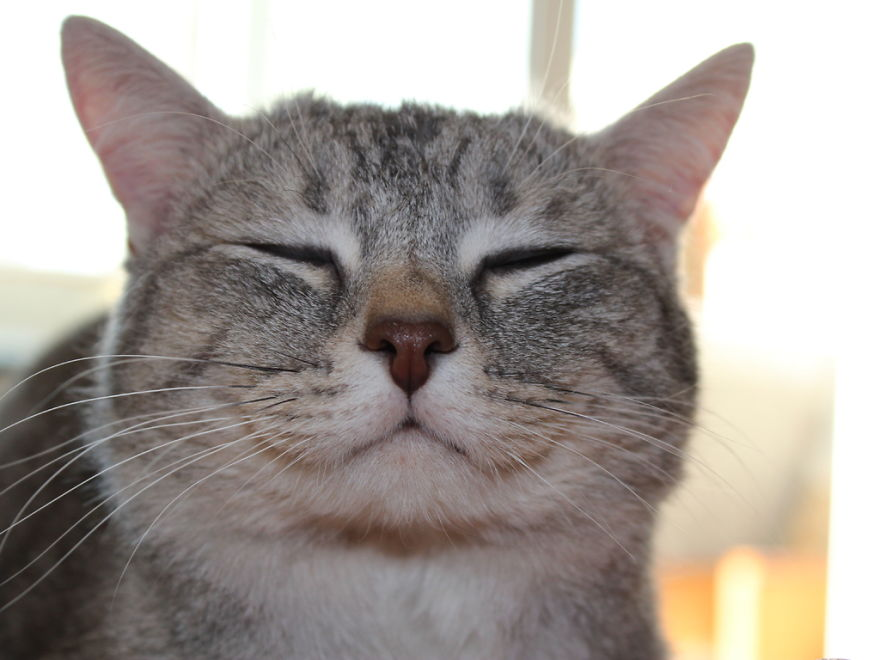
#> input picture python/basic/picture.jpg, 880 x 660 px
$ python hstack.py
#> lines starting #> are read from the running program, lines starting #| are printed output that depends on the picture
import cv2

if __name__ == '__main__':
    frame1 = cv2.imread("picture.jpg")
#> frame1 is the input picture: shape (660, 880, 3); mean B, G, R 151.5, 157.1, 164.9
    frame2 = cv2.imread("picture.jpg")
    frames = [frame1, frame2]
    output = cv2.hconcat(frames)
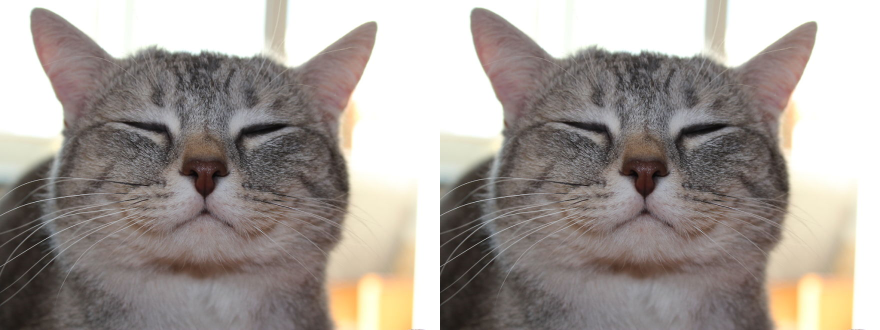
#> output: shape (660, 1760, 3) (shown at 1/2 size); mean of channels 0, 1, 2 151.5, 157.1, 164.9; drawn as B, G, R
    cv2.imshow("output", output)
    cv2.waitKey(0)
